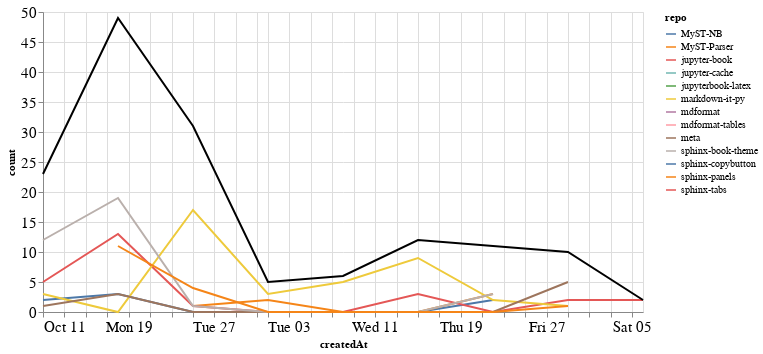

The notebook cell saved with this chart:
### Markdown cell above
### Comments

### Code cell
comments_time = comments.groupby('repo').resample('W', on='createdAt').count()['author'].reset_index()
comments_time = comments_time.rename(columns={'author': 'count'})
comments_time_total = comments_time.groupby('createdAt').agg({"count": "sum"}).reset_index()
ch1 = alt.Chart(comments_time, width=600).mark_line().encode(
    x='createdAt',
    y='count',
    color='repo',
    tooltip="repo"
)

ch2 = alt.Chart(comments_time_total, width=600).mark_line(color="black").encode(
    x='createdAt',
    y='count',
)

ch1 + ch2

### Figure 1 — Vega-Lite specification as saved in the notebook (floating-point values rounded to 4 significant figures)
{"config": {"axisLeft": {"labelFontSize": 15}, "axisBottom": {"labelFontSize": 15}}, "layer": [{"data": {"name": "data-9f46d11a568fc0f4ab871a12f6c95fa1"}, "mark": "line", "encoding": {"color": {"type": "nominal", "field": "repo"}, "tooltip": {"type": "nominal", "field": "repo"}, "x": {"type": "temporal", "field": "createdAt"}, "y": {"type": "quantitative", "field": "count"}}, "width": 600}, {"data": {"name": "data-11888e1d7920f34da87b78b19912720e"}, "mark": {"type": "line", "color": "black"}, "encoding": {"x": {"type": "temporal", "field": "createdAt"}, "y": {"type": "quantitative", "field": "count"}}, "width": 600}], "$schema": "https://vega.github.io/schema/vega-lite/v4.8.1.json", "datasets": {"data-9f46d11a568fc0f4ab871a12f6c95fa1": [{"repo": "MyST-NB", "createdAt": "2020-10-11T00:00:00", "count": 2}, {"repo": "MyST-NB", "createdAt": "2020-10-18T00:00:00", "count": 3}, {"repo": "MyST-NB", "createdAt": "2020-10-25T00:00:00", "count": 0}, {"repo": "MyST-NB", "createdAt": "2020-11-01T00:00:00", "count": 0}, {"repo": "MyST-NB", "createdAt": "2020-11-08T00:00:00", "count": 0}, {"repo": "MyST-NB", "createdAt": "2020-11-15T00:00:00", "count": 0}, {"repo": "MyST-NB", "createdAt": "2020-11-22T00:00:00", "count": 2}, {"repo": "MyST-Parser", "createdAt": "2020-10-25T00:00:00", "count": 1}, {"repo": "MyST-Parser", "createdAt": "2020-11-01T00:00:00", "count": 2}, {"repo": "MyST-Parser", "createdAt": "2020-11-08T00:00:00", "count": 0}, {"repo": "MyST-Parser", "createdAt": "2020-11-15T00:00:00", "count": 0}, {"repo": "MyST-Parser", "createdAt": "2020-11-22T00:00:00", "count": 3}, {"repo": "jupyter-book", "createdAt": "2020-10-11T00:00:00", "count": 5}, {"repo": "jupyter-book", "createdAt": "2020-10-18T00:00:00", "count": 13}, {"repo": "jupyter-book", "createdAt": "2020-10-25T00:00:00", "count": 1}, {"repo": "jupyter-book", "createdAt": "2020-11-01T00:00:00", "count": 0}, {"repo": "jupyter-book", "createdAt": "2020-11-08T00:00:00", "count": 0}, {"repo": "jupyter-book", "createdAt": "2020-11-15T00:00:00", "count": 3}, {"repo": "jupyter-book", "createdAt": "2020-11-22T00:00:00", "count": 0}, {"repo": "jupyter-book", "createdAt": "2020-11-29T00:00:00", "count": 2}, {"repo": "jupyter-book", "createdAt": "2020-12-06T00:00:00", "count": 2}, {"repo": "jupyter-cache", "createdAt": "2020-11-22T00:00:00", "count": 1}, {"repo": "jupyterbook-latex", "createdAt": "2020-10-25T00:00:00", "count": 1}, {"repo": "markdown-it-py", "createdAt": "2020-10-11T00:00:00", "count": 3}, {"repo": "markdown-it-py", "createdAt": "2020-10-18T00:00:00", "count": 0}, {"repo": "markdown-it-py", "createdAt": "2020-10-25T00:00:00", "count": 17}, {"repo": "markdown-it-py", "createdAt": "2020-11-01T00:00:00", "count": 3}, {"repo": "markdown-it-py", "createdAt": "2020-11-08T00:00:00", "count": 5}, {"repo": "markdown-it-py", "createdAt": "2020-11-15T00:00:00", "count": 9}, {"repo": "markdown-it-py", "createdAt": "2020-11-22T00:00:00", "count": 2}, {"repo": "markdown-it-py", "createdAt": "2020-11-29T00:00:00", "count": 1}, {"repo": "mdformat", "createdAt": "2020-10-25T00:00:00", "count": 5}, {"repo": "mdformat-tables", "createdAt": "2020-11-08T00:00:00", "count": 1}, {"repo": "meta", "createdAt": "2020-10-11T00:00:00", "count": 1}, {"repo": "meta", "createdAt": "2020-10-18T00:00:00", "count": 3}, {"repo": "meta", "createdAt": "2020-10-25T00:00:00", "count": 0}, {"repo": "meta", "createdAt": "2020-11-01T00:00:00", "count": 0}, {"repo": "meta", "createdAt": "2020-11-08T00:00:00", "count": 0}, {"repo": "meta", "createdAt": "2020-11-15T00:00:00", "count": 0}, {"repo": "meta", "createdAt": "2020-11-22T00:00:00", "count": 0}, {"repo": "meta", "createdAt": "2020-11-29T00:00:00", "count": 5}, {"repo": "sphinx-book-theme", "createdAt": "2020-10-11T00:00:00", "count": 12}, {"repo": "sphinx-book-theme", "createdAt": "2020-10-18T00:00:00", "count": 19}, {"repo": "sphinx-book-theme", "createdAt": "2020-10-25T00:00:00", "count": 1}, {"repo": "sphinx-book-theme", "createdAt": "2020-11-01T00:00:00", "count": 0}, {"repo": "sphinx-book-theme", "createdAt": "2020-11-08T00:00:00", "count": 0}, {"repo": "sphinx-book-theme", "createdAt": "2020-11-15T00:00:00", "count": 0}, {"repo": "sphinx-book-theme", "createdAt": "2020-11-22T00:00:00", "count": 3}, {"repo": "sphinx-copybutton", "createdAt": "2020-11-29T00:00:00", "count": 1}, {"repo": "sphinx-panels", "createdAt": "2020-10-18T00:00:00", "count": 11}, {"repo": "sphinx-panels", "createdAt": "2020-10-25T00:00:00", "count": 4}, {"repo": "sphinx-panels", "createdAt": "2020-11-01T00:00:00", "count": 0}, {"repo": "sphinx-panels", "createdAt": "2020-11-08T00:00:00", "count": 0}, {"repo": "sphinx-panels", "createdAt": "2020-11-15T00:00:00", "count": 0}, {"repo": "sphinx-panels", "createdAt": "2020-11-22T00:00:00", "count": 0}, {"repo": "sphinx-panels", "createdAt": "2020-11-29T00:00:00", "count": 1}, {"repo": "sphinx-tabs", "createdAt": "2020-10-25T00:00:00", "count": 1}], "data-11888e1d7920f34da87b78b19912720e": [{"createdAt": "2020-10-11T00:00:00", "count": 23}, {"createdAt": "2020-10-18T00:00:00", "count": 49}, {"createdAt": "2020-10-25T00:00:00", "count": 31}, {"createdAt": "2020-11-01T00:00:00", "count": 5}, {"createdAt": "2020-11-08T00:00:00", "count": 6}, {"createdAt": "2020-11-15T00:00:00", "count": 12}, {"createdAt": "2020-11-22T00:00:00", "count": 11}, {"createdAt": "2020-11-29T00:00:00", "count": 10}, {"createdAt": "2020-12-06T00:00:00", "count": 2}]}}
